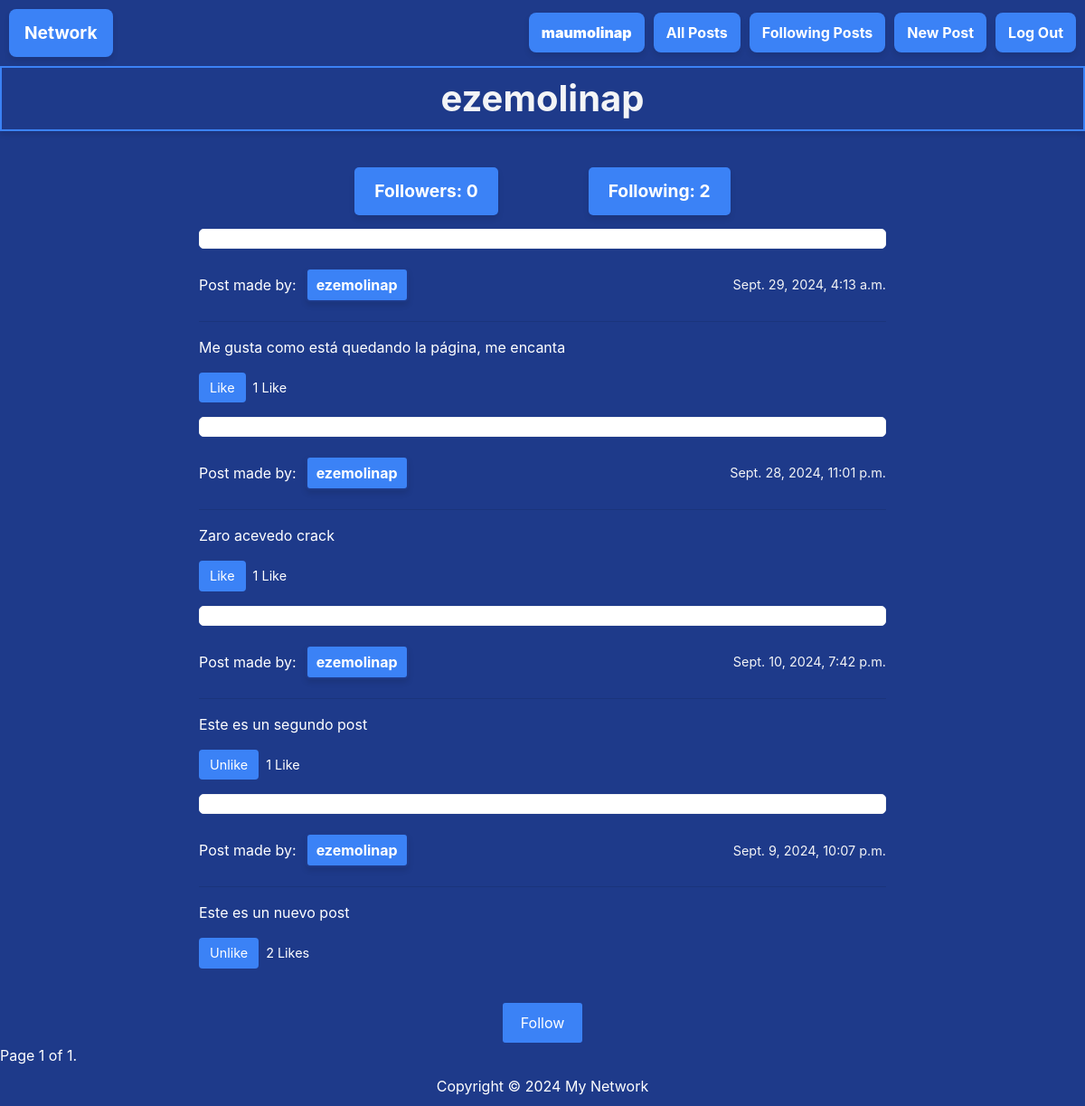
The app's page /profile/ezemolinap/ (signed in) with its own data.
### network/models.py (models this page shows, shortened)
class User(AbstractUser):
    pass

class Profile(models.Model):
    user = models.OneToOneField(User, on_delete=models.CASCADE, related_name="profile")
    followers = models.ManyToManyField(User, related_name="following", blank=True)

class Post(models.Model):
    user = models.ForeignKey("User", on_delete=models.CASCADE, related_name="user")
    body = models.TextField(blank=True)
    timestamp = models.DateTimeField(auto_now_add=True)
    likes = models.ManyToManyField(User, related_name="liked_posts", blank=True)
    is_active = models.BooleanField(default=True)
    is_liked = models.BooleanField(default=False)

### network/views.py (the view)
# urls.py: path('profile/<str:username>/', views.profile, name='profile'),
def profile(request, username):
    user = get_object_or_404(User, username=username)
    profile, created = Profile.objects.get_or_create(user=user)
    active_posts = Post.objects.filter(user=user).order_by("-timestamp")
    pagin = paginator(request, active_posts)
    for post in active_posts:
        post.is_liked = post.likes.filter(id=request.user.id).exists()
        post.save()
    is_following = False
    is_profile = False
    num_followers = profile.followers.count()  # Contar seguidores
    num_following = user.following.count()  # Contar seguidos
    if request.user == user:
        is_profile = True
    if request.user.is_authenticated and not is_profile:
        is_following = request.user in profile.followers.all()
    return render(request, "network/profile.html", {
            "profile_user": user,
            "profile": profile,
            "active_posts": pagin["page_posts"],
            "is_following": is_following,
            "num_followers": num_followers,
            "num_following": num_following,
            "is_profile": is_profile,
        })

### network/views.py (called while the page is built)
def paginator(request, posts):
    paginator = Paginator(posts, 10)
    page_num = request.GET.get('page', 1)
    try:
        page_posts = paginator.get_page(page_num)
    except PageNotAnInteger:
        page_posts = paginator.page(1)
    except EmptyPage:
        page_posts = paginator.page(paginator.num_pages)
    return {
        "page_posts": page_posts,
    }

### network/templates/network/profile.html (shortened to what this page needs)
{% extends "network/layout.html" %}
{% load static %}
{% block body %}
    <div id="profile-view" data-is-following="{{ is_following|yesno:'true,false' }}" data-user-id="{{ profile.user.id }}">
        <h1 class="principal-title">{{ profile.user }}</h1>
        {% if active_posts %}
        <div class="page-div">
            <div class="follow-buttons">
                <a href="{% url 'profile_connections' profile.user.id %}?view=followers" class="link-follow-button principal-button">
                    Followers: <span id="num_followers">{{ num_followers }}</span>
                </a>
                <a href="{% url 'profile_connections' profile.user.id %}?view=following" class="link-follow-button principal-button">
                    Following: {{ num_following }}
                </a>
            </div>
            {% for post in active_posts %}
                <p class="post-p">
                    <p class="mini-title">
                        Post made by:  <a class="post-link principal-button" href="{% url 'profile' post.user %}">{{ post.user }}</a>
                        <span class="timestamp">{{ post.timestamp }}</span>
                    </p>
                    <hr>
                    <p id="post-body" class="post-body" data-post-id="{{post.id}}">{{ post.body }}</p>
                    <div class="post-actions">
                        <div class="left-actions">
                            {% if request.user.is_authenticated %}
                                <button class="action-button" id="like-post-button-{{ post.id }}">
                                    {% if post.is_liked %}
                                        Unlike
                                    {% else %}
                                        Like
                                    {% endif %}
                                </button>
                            {% endif %}
                            <span class="likes-count" id="likes-count-{{post.id}}">
                                {% if post.likes.count == 1 %}
                                    {{ post.likes.count }} Like
                                {% else %}
                                    {{ post.likes.count }} Likes
                                {% endif %}
                            </span>
                        </div>
                    </div>
                </p>
            {% endfor %}
        </div>
        <div>
        {% else %}
            No active active_posts.
        {% endif %}
        {% if is_profile != True and request.user.is_authenticated %}
            <div id="follow-div"></div>
        {% endif %}
        <div class="pagination">
            <span class="step-links">
                <span class="current">
                    Page {{ active_posts.number }} of {{ active_posts.paginator.num_pages }}.
                </span>
            </span>
        </div>
    </div>
{% endblock %}

### network/templates/network/layout.html (shortened to what this page needs)
{% load static %}
<!DOCTYPE html>
<html lang="en">
    <head>
        <link rel="stylesheet" href="https://stackpath.bootstrapcdn.com/bootstrap/4.4.1/css/bootstrap.min.css">
        <link href="{% static 'network/styles.css' %}" rel="stylesheet">
    </head>
    <body>
        <nav class="layout-buttons">
            <a class="principal-button" href="{% url 'index' %}">Network</a>
            <div>
              <ul class="ul-button">
                {% if user.is_authenticated %}
                    <li class="layout-item-button">
                        <a class="nav-link" href="{% url 'profile' user.username %}" id="profile"><strong>{{ user.username }}</strong></a>
                    </li>
                {% endif %}
                <li class="layout-item-button">
                  <a class="nav-link" href="{% url 'index' %}">All Posts</a>
                </li>
                {% if user.is_authenticated %}
                    <li class="layout-item-button">
                        <a class="nav-link" href="{% url 'following_posts' %}">Following Posts</a>
                    </li>
                    <li class="layout-item-button">
                        <a class="nav-link" href="{% url 'new_post' %}">New Post</a>
                    </li>
                    <li class="layout-item-button">
                        <a class="nav-link" href="{% url 'logout' %}">Log Out</a>
                    </li>
                {% endif %}
              </ul>
            </div>
          </nav>
        <div class="body">
            {% block body %}
            {% endblock %}
        </div>
        <footer class="footer">
            <div class="footer-content">
                <p>Copyright © 2024 My Network</p>
            </div>
        </footer>
    </body>
</html>

### network/static/network/styles.css (style rules this page uses)
:root { --azul-oscuro: #1E3A8A; --azul-claro: #3B82F6; --blanco: #FFFFFF; --gris-claro: #F3F4F6; --naranja: #F97316; --verde: #10B981; }
.principal-title { color: var(--gris-claro); background-color: var(--azul-oscuro); padding: 10px 20px; text-align: center; font-size: 2.5em; font-weight: bold; box-shadow: 0 4px 6px rgba(0, 0, 0, 0.1); border: 2px solid var(--azul-claro); margin-bottom: 20px; }
.layout-buttons { display: flex; justify-content: space-between; align-items: center; background-color: var(--azul-oscuro); padding: 10px; }
.principal-button, .nav-link { color: var(--blanco); background-color: var(--azul-claro); padding: 10px 15px; text-decoration: none; border-radius: 8px; font-weight: bold; transition: background-color 0.3s ease, border 0.3s ease; box-shadow: 0 4px 6px rgba(0, 0, 0, 0.1); border: 2px solid transparent; }
.ul-button { list-style: none; display: flex; gap: 10px; margin: 0; }
.layout-item-button { display: inline-block; }
.principal-button { font-size: 1.2em; background-color: var(--azul-claro); }
.layout-item-button .nav-link { padding: 8px 12px; }
body { background-color: var(--azul-oscuro); color: var(--blanco); }
.page-div { max-width: 800px; margin: 0 auto; padding: 20px; }
.post-p { background-color: var(--blanco); border: 1px solid var(--gris-claro); border-radius: 5px; padding: 10px; }
.mini-title { display: flex; justify-content: space-between; align-items: center; }
.timestamp { margin-left: auto; font-size: 0.9em; color: var(--gris-claro); }
.post-body { margin-top: 10px; }
.follow-buttons { display: flex; gap: 100px; justify-content: center; margin-bottom: 15px; }
.link-follow-button { display: inline-block; padding: 10px 20px; background-color: var(--azul-claro); color: var(--blanco); border-radius: 5px; text-decoration: none; transition: background-color 0.3s ease, margin 0.3s ease; }
.post-actions { display: flex; justify-content: space-between; align-items: center; margin-top: 10px; }
.left-actions { display: flex; align-items: center; }
.action-button { padding: 6px 12px; font-size: 0.9em; color: var(--blanco); background-color: var(--azul-claro); border: none; border-radius: 4px; cursor: pointer; transition: background-color 0.3s; }
.likes-count { margin-left: 8px; font-size: 0.9em; }
.post-link { background-color: var(--azul-claro); color: var(--blanco); padding: 5px 10px; margin: 5px 10px; text-decoration: none; border: 2px solid var(--azul-oscuro); border-radius: 5px; font-size: 16px; display: inline-block; transition: background-color 0.3s, border 0.3s; }
footer { background-color: var(--azul-oscuro); color: var(--blanco); text-align: center; padding: 10px 0; position: relative; bottom: 0; width: 100%; }
.footer-content p { margin: 0; }

### records on screen
User: username "maumolinap"
Profile: user "ezemolinap"
Post: user "ezemolinap", timestamp "Sept. 29, 2024, 4:13 a.m.", body "Me gusta como está quedando la página, me encanta", is_liked "Like", likes.count "1"
Post: user "ezemolinap", timestamp "Sept. 28, 2024, 11:01 p.m.", body "Zaro acevedo crack", is_liked "Like", likes.count "1"
Post: user "ezemolinap", timestamp "Sept. 10, 2024, 7:42 p.m.", body "Este es un segundo post", is_liked "Unlike", likes.count "1"
Post: user "ezemolinap", timestamp "Sept. 9, 2024, 10:07 p.m.", body "Este es un nuevo post", is_liked "Unlike", likes.count "2"

### other values on screen
{{ num_followers }} "0"
{{ num_following }} "2"
{{ active_posts.number }} "1"
{{ active_posts.paginator.num_pages }} "1"
